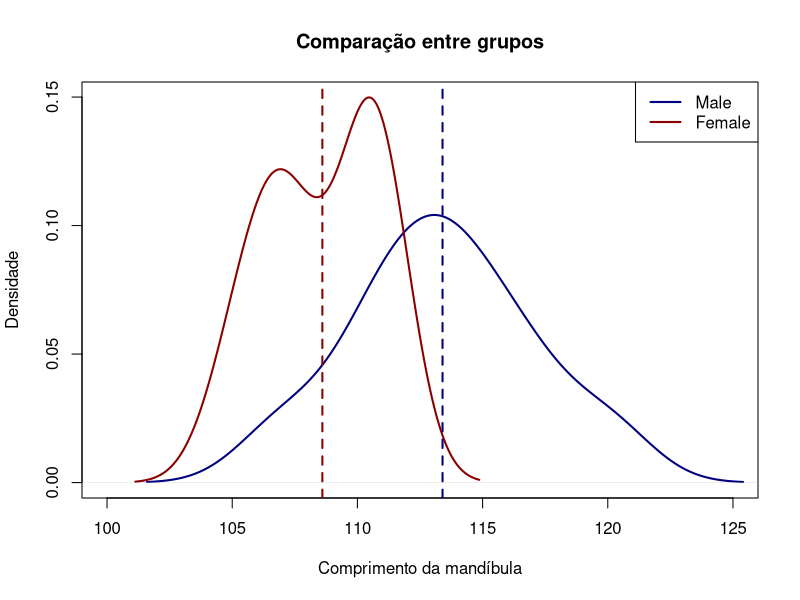
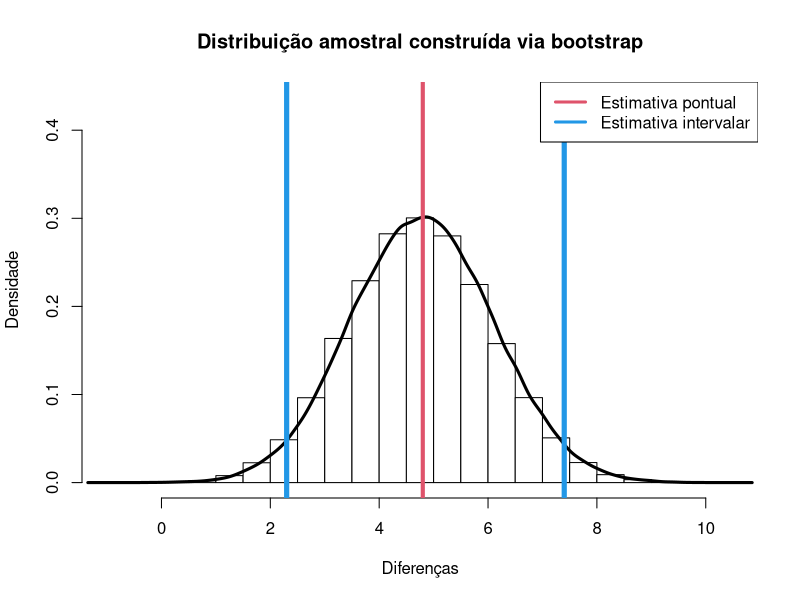
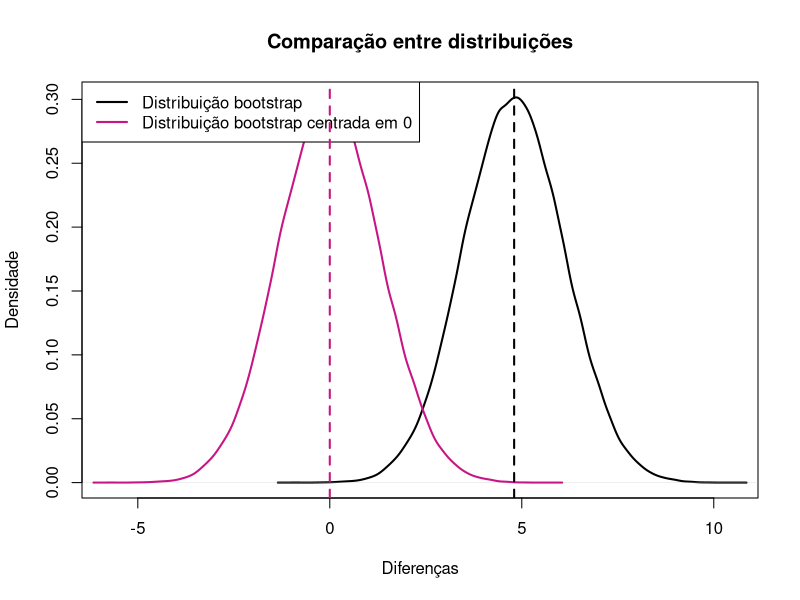
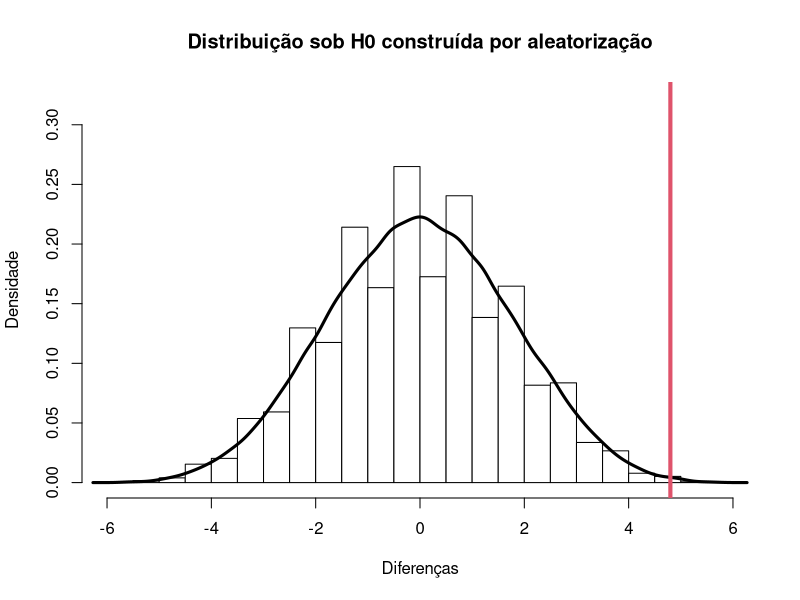
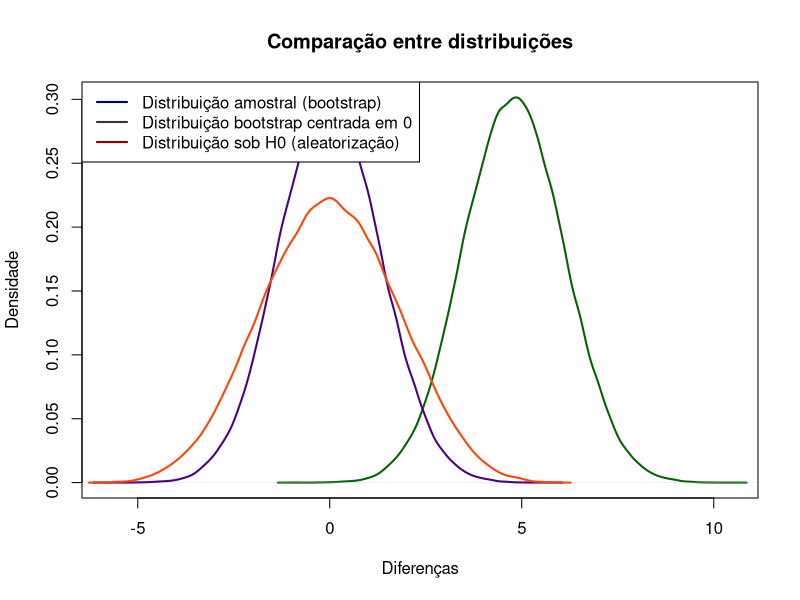

R code for these plots, in order:

#----------------------------------------------------------------------
#
# Prof. Lineu Alberto Cavazani de Freitas
# Laboratório de Estatística e Geoinformação
# Departamento de Estatística
# Universidade Federal do Paraná
# URL: https://lineu96.github.io/
#
# COMPARAÇÃO DE DOIS GRUPOS
#
#----------------------------------------------------------------------
# Comparando dois grupos: 

## comprimento da mandíbula (chacal dourado)

## Existe evidência suficiente nos dados que permite afirmar que
## há diferença entre os grupos?

## Dados
male <- c(120.00, 107.00, 110.00, 116.00, 114.00, 
          111.00, 113.00, 117.00, 114.00, 112.00)

female <- c(110.00, 111.00, 107.00, 108.00, 110.00, 
            105.00, 107.00, 106.00, 111.00, 111.00)

## Média e desvio padrão dos grupos
round(c(mean(male), sd(male)), 2)
round(c(mean(female), sd(female)), 2)

## Densidades
plot(density(male), 
     xlim = c(min(c(male, female))-5, max(c(male, female))+5),
     ylim = c(0,max(c(density(male)$y, density(female)$y))),
     col = '#000080', lwd = 2,
     xlab = 'Comprimento da mandíbula',
     ylab = 'Densidade',
     main = 'Comparação entre grupos')

lines(density(female), col = '#8B0000', lwd = 2)

legend(x = "topright", 
       lwd = c(2,2), 
       col= c('#000080','#8B0000'), 
       legend=c("Male",
                "Female"))

abline(v = mean(male), col = '#000080', lwd = 2, lty = 2)
abline(v = mean(female), col = '#8B0000', lwd = 2, lty = 2)

diferenca_observada <- mean(male) - mean(female)
diferenca_observada

#----------------------------------------------------------------------

# Estratégia padrão: teste t
t.test(male, female, var.equal = TRUE)
t.test(male, female)

# Estratégia não paramétrica: teste Wilcoxon/Mann-Whitney
wilcox.test(male, female)

#----------------------------------------------------------------------
# Estratégias alternativas: 
## Bootstrap e teste de aleatorização
#----------------------------------------------------------------------

# Construindo a distribuição amostral via Bootstrap

## 1. Reamostra (com reposição) os dados de cada grupo
## 2. Calcula as médias de cada grupo
## 3. Calcula a diferença das médias
## 4. Repete várias vezes, constroi a distribuição amostral
## 5. Usa a distribuição amostral para fazer inferência

## Gerando as reamostras e calculando a quantidade de interesse
diferencas_bootstrap <- c()

for (i in 1:100000) {
  
  grupo1_bootstrap <- sample(male, size = 10, replace = TRUE)
  grupo2_bootstrap <- sample(female, size = 10, replace = TRUE)
  diferencas_bootstrap[i] <- mean(grupo1_bootstrap) - mean(grupo2_bootstrap)
  
}

## Construindo a distribuição amostral
hist(diferencas_bootstrap,
     col = 0,
     probability = T,
     xlab = 'Diferenças', 
     ylab = 'Densidade',
     main = 'Distribuição amostral construída via bootstrap',
     ylim = c(0, max(density(diferencas_bootstrap)$y) + 0.45*max(density(diferencas_bootstrap)$y)))

lines(density(diferencas_bootstrap), col = 1, lwd = 3)

## Obtendo estimativa pontual e intervalar

abline(v = mean(diferencas_bootstrap), col = 2, lwd = 4)

abline(v = quantile(diferencas_bootstrap, 
                    probs = c(0.025, 0.975)),
       col = 4, lwd = 5)

legend(x = "topright", 
       lwd = c(3,3), 
       col= c(2,4), 
       legend=c("Estimativa pontual",
                "Estimativa intervalar"))

mean(diferencas_bootstrap)

quantile(diferencas_bootstrap, 
         probs = c(0.025, 0.975))

#----------------------------------------------------------------------

# Comparando a distribuição bootstrap obtida com a distribuição
# centrada em 0

bootstrap_0 <- diferencas_bootstrap - mean(diferencas_bootstrap)

# Comparando as distribuições gerais
plot(density(diferencas_bootstrap), 
     xlim = c(min(c(bootstrap_0, diferencas_bootstrap)),
              max(c(bootstrap_0, diferencas_bootstrap))),
     ylim = c(0,max(c(density(diferencas_bootstrap)$y, density(bootstrap_0)$y))),
     col = '#000000', lwd = 2,
     xlab = 'Diferenças',
     ylab = 'Densidade',
     main = 'Comparação entre distribuições')

lines(density(bootstrap_0), col = '#C71585', lwd = 2)

legend(x = "topleft", 
       lwd = c(2,2), 
       col= c('#000000','#C71585'), 
       legend=c("Distribuição bootstrap",
                "Distribuição bootstrap centrada em 0"))

abline(v = mean(diferencas_bootstrap), col = '#000000', lwd = 2, lty = 2)
abline(v = mean(bootstrap_0), col = '#C71585', lwd = 2, lty = 2)

## Calculando o p-valor
2*(sum(bootstrap_0 >= diferenca_observada)/length(bootstrap_0))

#----------------------------------------------------------------------

# Testando hipóteses via teste de aleatorização

## 1. Colocar os elementos dos grupos num único grupo
## 2. Sorteia 10, aloca a um grupo
## 3. Aloca os 10 restantes no outro grupo
## 4. Calcula as médias de cada grupo
## 5. Calcula a diferença das médias
## 6. Repete várias vezes, constroi a distribuição sob H0
##    e verifica onde o valor observado está nesta distribuição

# Hipóteses do teste

## H0: as médias dos grupos são iguais, ou seja,
##     a diferença entre as médias é igual a 0
       
## H1: as médias dos grupos são diferentes, ou seja,
##     a diferença entre as médias é diferente de 0

#----------------------------------------------------------------------

## Número de combinações possíveis de 20 tomados 10 a 10
choose(n = 20, k = 10)

## Criando um vetor com os 20 elementos
grupo_geral <- c(male, female)

## Gerando as diferenças via aleatorização
diferencas_aleatorizacao <- c()

for (i in 1:100000) {
  indices <- 1:20
  sorteio <- sample(indices, size = 20, replace = FALSE)
  
  grupo1_aleatorizado <- grupo_geral[sorteio[1:10]]
  grupo2_aleatorizado <- grupo_geral[sorteio[11:20]]
  
  diferencas_aleatorizacao[i] <- mean(grupo1_aleatorizado) - mean(grupo2_aleatorizado) 
}

## Distribuição amostral sob H0
hist(diferencas_aleatorizacao,
     col = 0,
     probability = T,
     xlab = 'Diferenças', 
     ylab = 'Densidade',
     main = 'Distribuição sob H0 construída por aleatorização',
     ylim = c(0, max(density(diferencas_aleatorizacao)$y) + 0.45*max(density(diferencas_aleatorizacao)$y)))

lines(density(diferencas_aleatorizacao), col = 1, lwd = 3)

## Confrontando com o valor observado
abline(v = diferenca_observada, col = 2, lwd = 4)

## Calculando o p-valor
2*(sum(diferencas_aleatorizacao >= diferenca_observada)/length(diferencas_aleatorizacao))

#----------------------------------------------------------------------

# Comparando as distribuições gerais
plot(density(diferencas_bootstrap), 
     xlim = c(min(c(diferencas_aleatorizacao, diferencas_bootstrap)),
              max(c(diferencas_aleatorizacao, diferencas_bootstrap))),
     ylim = c(0,max(c(density(diferencas_bootstrap)$y, density(diferencas_aleatorizacao)$y))),
     col = '#006400', lwd = 2,
     xlab = 'Diferenças',
     ylab = 'Densidade',
     main = 'Comparação entre distribuições')

lines(density(bootstrap_0), col = '#4B0082', lwd = 2)
lines(density(diferencas_aleatorizacao), col = '#FF4500', lwd = 2)


legend(x = "topleft", 
       lwd = c(2,2,2), 
       col= c('#000080','#363636','#8B0000'), 
       legend=c("Distribuição amostral (bootstrap)",
                "Distribuição bootstrap centrada em 0",
                "Distribuição sob H0 (aleatorização)"))

#----------------------------------------------------------------------

# Exercício sugerido

## Testes de hipóteses para duas variâncias são comuns 
## em situações em que temos interesse em vefificar se 
## a variabilidade entre dois grupos é similar. 

## Os testes clássicos para comparação de variâncias tem 
## como requisito a normalidade dos grupos, o que na 
## prática costuma ser difícil de observar. 

## Neste contexto, testes computacionalmente intensivos 
## podem ser uma alternativa, pois são livres de suposições 
## distribucionais.

## Suponha que temos dois métodos de produção de 
## determinado componente, contudo, um deles é mais barato. 

## Para que o método mais barato possa ser colocado em 
## produção é necessário que a precisão dos componentes 
## produzidos sejam similares entre os métodos, para que 
## não haja perda de qualidade. 

## Se utilizarmos a variância como uma estimativa de 
## precisão, uma possibilidade é avaliar a razão entre as 
## variâncias dos grupos. 

## Se houver evidência suficiente nos dados que permita 
## afirmar que a razão é igual a 1, podemos concluir que 
## a variabilidade entre os métodos é similar.

## Considere os dados e avalie se os métodos são ou não
## similares usando os métodos discutidos.

metodo1 <- 
  c(5.7, 3.4, 6.1, 5.9, 11.3, 
  11.9, 19.3, 14.4, 17.6, 8.7, 
  12.3, 9.1, 14.9, 15.8, 4.1, 
  10.4, 15.6, 1.0, 13.1, 7.7)

metodo2 <- 
  c(8.4, 6.9, 16.2, 9.5, 10.6,
    3.2, 6.8, 5.9, 11.8, 17.4,
    6.9, 13.8, 3.2, 9.6, 3.3,
    9.2, 19.8, 10.6, 14.0, 14.6)

#----------------------------------------------------------------------
